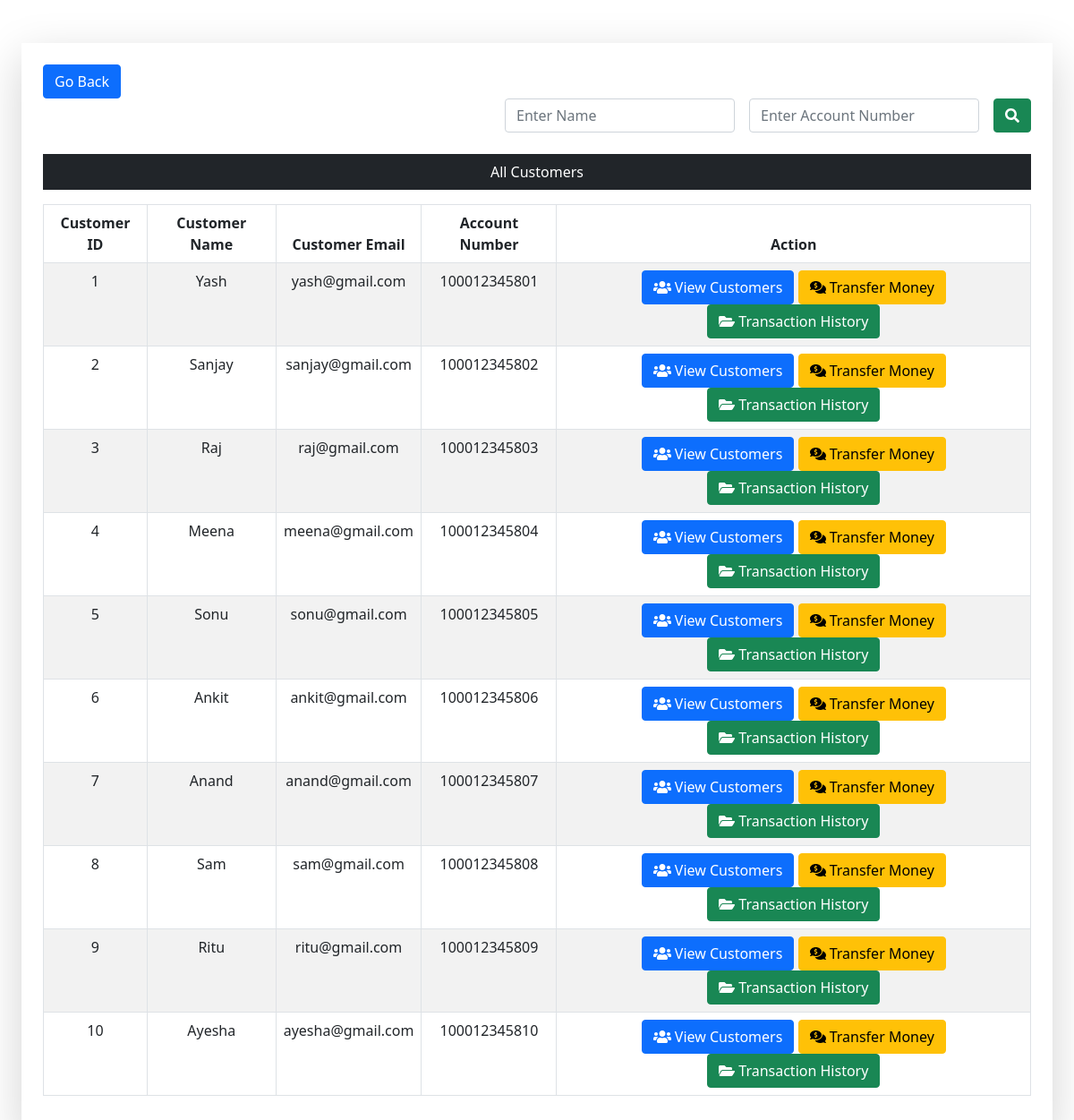
/customer.php, run on the app's committed database.
### tables this page shows
CREATE TABLE `customers_tb` (
  `customers_id` int(11) NOT NULL,
  `customers_name` varchar(60) NOT NULL,
  `customers_email` varchar(100) NOT NULL,
  `customers_current_balance` bigint(60) NOT NULL,
  `customers_account_no` bigint(12) NOT NULL
);

### customer.php (the view, shortened to what this page needs)
<?php
include('dbConnection.php');
?>
<!DOCTYPE html>
<html lang="en">
<head>
    <link rel="stylesheet" href="css/bootstrap.min.css">
    <link rel="stylesheet" href="css/all.min.css">
</head>
<body>
<div class="mx-4 shadow-lg p-4 mt-5 mb-5">
  <?php
   if(isset($_REQUEST['usersearch'])) {
    $name = $_REQUEST['name'];
    $number = $_REQUEST['number'];
    $query = "SELECT * FROM customers_tb WHERE customers_name LIKE '%$name%' AND customers_account_no LIKE '%$number%' ";
   } else {
    $query = "SELECT * FROM customers_tb";
    $name = "";
    $number = "";
    }
  $result = mysqli_query($conn, $query);
  ?>
  <div class="form-group">
    <a class="btn btn-primary" href="index.php">Go Back</a>
  </div>
  <form action="" class="row g-3 justify-content-end" method="POST">
    <div class="form-group col-auto">
      <input type="text" class="form-control" name="name" value = "<?php echo $name ?>" placeholder="Enter Name">
    </div>
    <div class="form-group col-auto">
      <input type="text" class="form-control" name="number" value = "<?php echo $number ?>" placeholder="Enter Account Number">
    </div>
    <div class="form-group col-auto">
      <button type="submit" class="btn btn-success" name="usersearch"><i class="fas fa-search"></i></button>
    </div>
  </form><br>
      <div class="table-responsive">
        <p class="bg-dark text-white text-center p-2">All Customers</p>
          <table class="col-md-12 table table-striped table-bordered table-fixed">
            <thead>
              <tr>
                <th scope="col">Customer ID</th>
                <th scope="col">Customer Name</th>
                <th scope="col">Customer Email</th>
                <th scope="col">Account Number</th>
                <th scope="col">Action</th>
              </tr>
            </thead>
            <tbody>
              <tr>
              <?php while ($row = mysqli_fetch_object($result)) { ?>
                  <td><?php echo $row->customers_id ?></td>
                  <td><?php echo $row->customers_name ?></td>
                  <td><?php echo $row->customers_email ?></td>
                  <td><?php echo $row->customers_account_no ?></td>
                  <td>
                    <form action="view_customer.php?cid=<?php echo htmlentities($row->customers_id); ?>" method="POST" class="d-inline">
                      <button class="btn btn-primary" name="view" value="View" type="submit"><i class="fas fa-users"></i> View Customers</button>
                    </form>
                    <form action="transfer_money.php?cid=<?php echo htmlentities($row->customers_id); ?>" method="POST" class="d-inline">
                      <button class="btn btn-warning" name="edit" value="edit" type="submit"><i class="fas fa-comments-dollar"></i> Transfer Money</button>
                    </form>
                    <form action="transaction_history.php?cid=<?php echo htmlentities($row->customers_name); ?>" method="POST" class="d-inline">
                      <button class="btn btn-success" name="history" value="history" type="submit"><i class="fas fa-folder-open"></i> Transaction History</button>
                    </form>
                  </td>
              </tr>
            <?php } ?>
          </tbody>
        </table>
      </div>
</div>
</body>
</html>

### customer.php (style rules this page uses)
th, td { text-align: center; }

### data on the page
customers_tb: customers_id "1", customers_name "Yash", customers_email "yash@gmail.com", customers_account_no "100012345801"
customers_tb: customers_id "2", customers_name "Sanjay", customers_email "sanjay@gmail.com", customers_account_no "100012345802"
customers_tb: customers_id "3", customers_name "Raj", customers_email "raj@gmail.com", customers_account_no "100012345803"
customers_tb: customers_id "4", customers_name "Meena", customers_email "meena@gmail.com", customers_account_no "100012345804"
customers_tb: customers_id "5", customers_name "Sonu", customers_email "sonu@gmail.com", customers_account_no "100012345805"
customers_tb: customers_id "6", customers_name "Ankit", customers_email "ankit@gmail.com", customers_account_no "100012345806"
customers_tb: customers_id "7", customers_name "Anand", customers_email "anand@gmail.com", customers_account_no "100012345807"
customers_tb: customers_id "8", customers_name "Sam", customers_email "sam@gmail.com", customers_account_no "100012345808"
customers_tb: customers_id "9", customers_name "Ritu", customers_email "ritu@gmail.com", customers_account_no "100012345809"
customers_tb: customers_id "10", customers_name "Ayesha", customers_email "ayesha@gmail.com", customers_account_no "100012345810"
